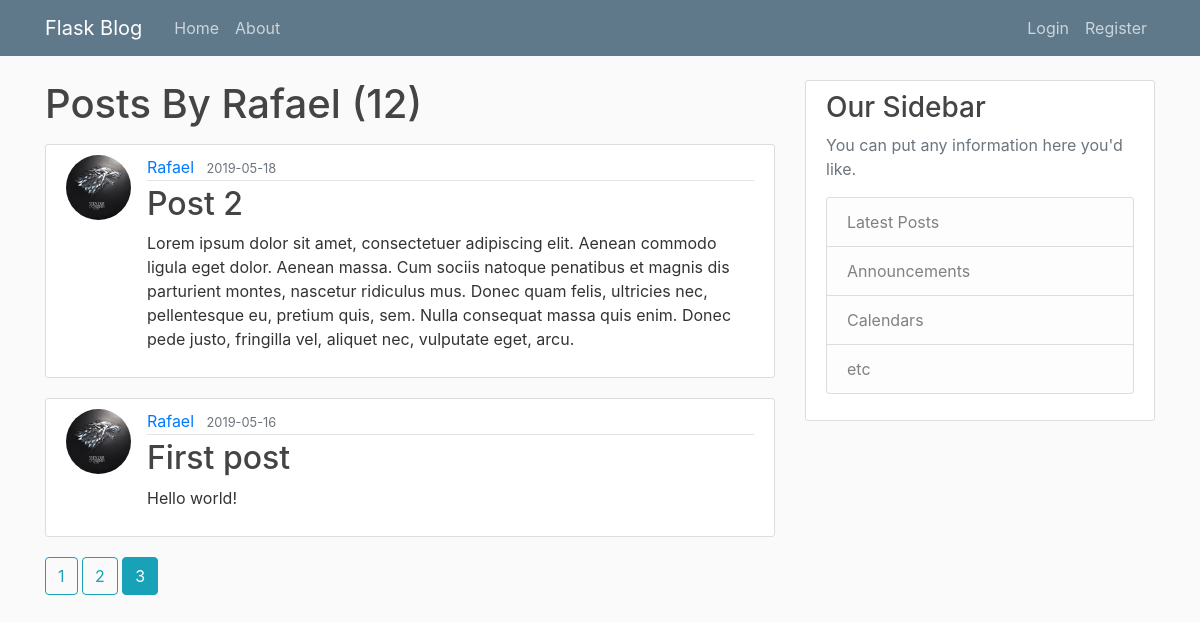
Screenshot of /user/Rafael?page=3 with the database file from the repository.
### flaskblog/models.py (models this page shows, shortened)
class User(db.Model, UserMixin):
    id = db.Column(db.Integer, primary_key=True)
    username = db.Column(db.String(20), unique=True, nullable=False)
    email = db.Column(db.String(120), unique=True, nullable=False)
    image_file = db.Column(db.String(20), nullable=False, default='default.jpg')
    password = db.Column(db.String(60), nullable=False)
    posts = db.relationship('Post', backref='author', lazy=True)

class Post(db.Model):
    id= db.Column(db.Integer, primary_key=True)
    title = db.Column(db.String(100), nullable=False)
    date_posted = db.Column(db.DateTime, nullable=False, default=datetime.utcnow)
    content =  db.Column(db.Text, nullable=False)
    user_id = db.Column(db.Integer, db.ForeignKey('user.id'), nullable=False)

### flaskblog/routes.py (the view)
@app.route('/user/<string:username>')
def user_posts(username):
    page = request.args.get('page', 1, type=int)
    user = User.query.filter_by(username=username).first_or_404()
    posts = Post.query.filter_by(author=user).order_by(Post.date_posted.desc()).paginate(page=page, per_page=5)
    return render_template('user_posts.html', posts=posts, user = user)

### flaskblog/templates/user_posts.html (shortened to what this page needs)
{% extends 'layout.html' %}
{% block content %}
    <h1 class="mb-3">Posts By {{ user.username }} ({{ posts.total }})</h1>
    {% for post in posts.items %}
    <article class="media content-section">
        <img class="rounded-circle article-img" src="{{ url_for('static', filename='profile_pics/' + post.author.image_file) }}">
        <div class="media-body">
            <div class="article-metadata">
                <a class="mr-2" href="{{ url_for('user_posts', username=post.author.username) }}">{{ post.author.username }}</a>
                <small class="text-muted">{{ post.date_posted.strftime('%Y-%m-%d') }}</small>
            </div>
            <h2><a class="article-title" href="{{ url_for('post', post_id=post.id) }}">{{ post.title }}</a></h2>
            <p class="article-content">{{ post.content }}</p>
        </div>
    </article>
    {% endfor %}
    {% for page_num in posts.iter_pages(left_edge=1, right_edge=1, left_current=1, right_current=2) %}
        {% if page_num %}
            {% if posts.page == page_num %}
                <a class="btn btn-info mb-4" href="{{ url_for('user_posts', username=user.username, page=page_num) }}">{{ page_num }}</a>
                {% else %}
                <a class="btn btn-outline-info mb-4" href="{{ url_for('user_posts', username=user.username, page=page_num) }}">{{ page_num }}</a>
            {% endif %}
        {% endif %}
    {% endfor %}
{% endblock content %}

### flaskblog/static/main.css (style rules this page uses)
body { background: #fafafa; color: #333333; margin-top: 5rem; }
h1, h2, h3, h4, h5, h6 { color: #444444; }
.content-section { background: #ffffff; padding: 10px 20px; border: 1px solid #dddddd; border-radius: 3px; margin-bottom: 20px; }
.article-title { color: #444444; }
.article-content { white-space: pre-line; }
.article-img { height: 65px; width: 65px; margin-right: 16px; }
.article-metadata { padding-bottom: 1px; margin-bottom: 4px; border-bottom: 1px solid #e3e3e3 }

### rows the page displays
User: username "Rafael"
Post: image_file (picture), author.username "Rafael", date_posted "2019-05-18", title "Post 2", content "Lorem ipsum dolor sit amet, consectetuer adipiscing elit. Aenean commodo ligula eget dolor. Aenean massa. Cum sociis natoque penatibus et magnis dis parturient montes, nascetur ridiculus mus. Donec quam felis, ultricies nec, pellentesque eu, pretium quis, sem. Nulla consequat massa quis enim. Donec pede justo, fringilla vel, aliquet nec, vulputate eget, arcu."
Post: image_file (picture), author.username "Rafael", date_posted "2019-05-16", title "First post", content "Hello world!"

### other values shown
{{ posts.total }} "12"
{{ page_num }} "1" "2"
{{ page_num }} "3"
